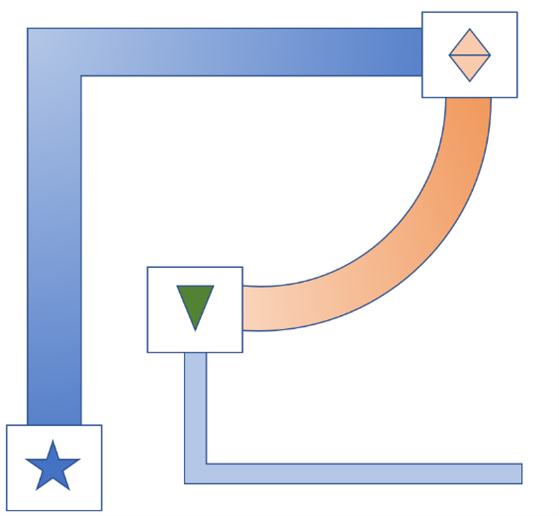
#> input picture Picture1.png, 559 x 516 px
$ python MileStone22.py   (older library calls are emulated)
#> lines starting #> are read from the running program, lines starting #| are printed output that depends on the picture; after the words box and inside, x2 and y2 are one past the last pixel; in counts of white or black regions, pixels touching at a corner belong together
# import the necessary packages
from __future__ import print_function
from imutils import perspective
from imutils import contours
import numpy as np
import argparse
import imutils
import cv2
def order_points_old(pts):
    # initialize a list of coordinates that will be ordered
    # such that the first entry in the list is the top-left,
    # the second entry is the top-right, the third is the
    # bottom-right, and the fourth is the bottom-left
    rect = np.zeros((4, 2), dtype="float32")
    # the top-left point will have the smallest sum, whereas
    # the bottom-right point will have the largest sum
    s = pts.sum(axis=1)
    rect[0] = pts[np.argmin(s)]
    rect[2] = pts[np.argmax(s)]
    # now, compute the difference between the points, the
    # top-right point will have the smallest difference,
    # whereas the bottom-left will have the largest difference
    diff = np.diff(pts, axis=1)
    rect[1] = pts[np.argmin(diff)]
    rect[3] = pts[np.argmax(diff)]
    # return the ordered coordinates
    return rect
# construct the argument parse and parse the arguments
ap = argparse.ArgumentParser()
ap.add_argument("-n", "--new", type=int, default=-1, help="whether or not the new order points should should be used")
args = vars(ap.parse_args())
# load our input image, convert it to grayscale, and blur it slightly
image = cv2.imread("Picture1.png")
#> image is the input picture: shape (516, 559, 3); mean B, G, R 239.7, 232.9, 231
gray = cv2.cvtColor(image, cv2.COLOR_BGR2GRAY)
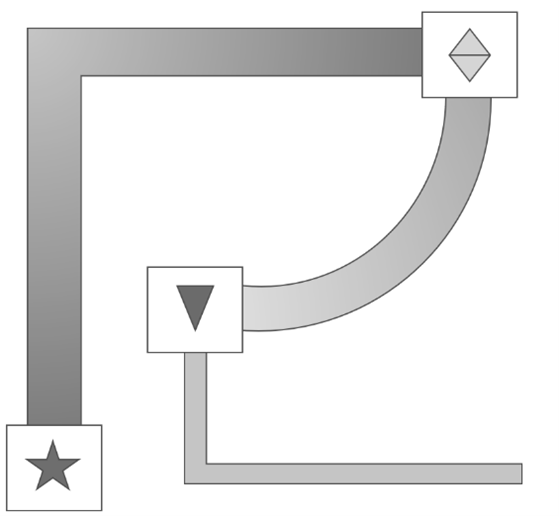
#> gray: shape (516, 559); min 65, max 255, mean 233.1
gray = cv2.GaussianBlur(gray, (7, 7), 0)
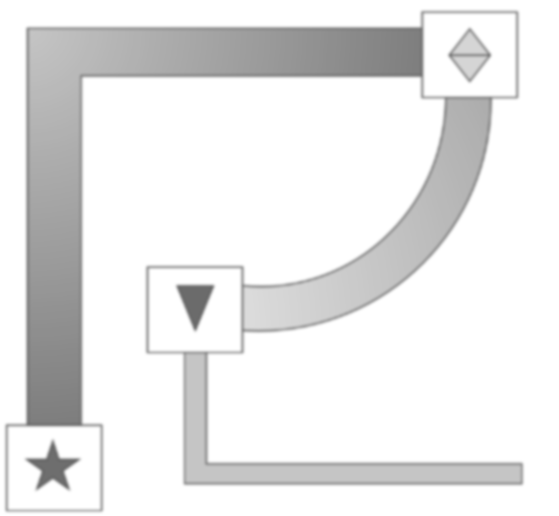
#> gray: shape (516, 559); min 104, max 255, mean 233.1
# perform edge detection, then perform a dilation + erosion to
# close gaps in between object edges
edged = cv2.Canny(gray, 50, 100)
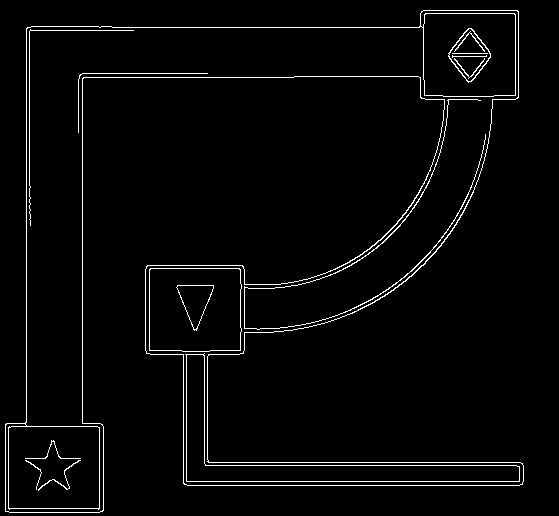
#> edged: shape (516, 559); 2.8% white in thin lines or dots
edged = cv2.dilate(edged, None, iterations=1)
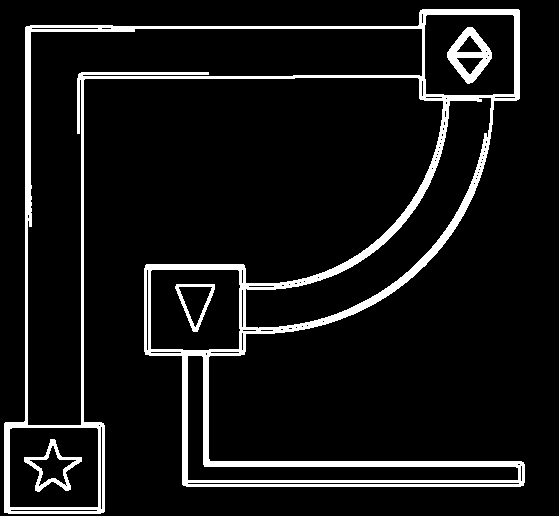
#> edged: shape (516, 559); 8.5% white; 4 white regions, box (x1, y1, x2, y2) and area: (4, 9, 525, 514) 22268, (447, 27, 492, 84) 1129, (24, 439, 82, 492) 722, (175, 284, 215, 332) 462
edged = cv2.erode(edged, None, iterations=1)
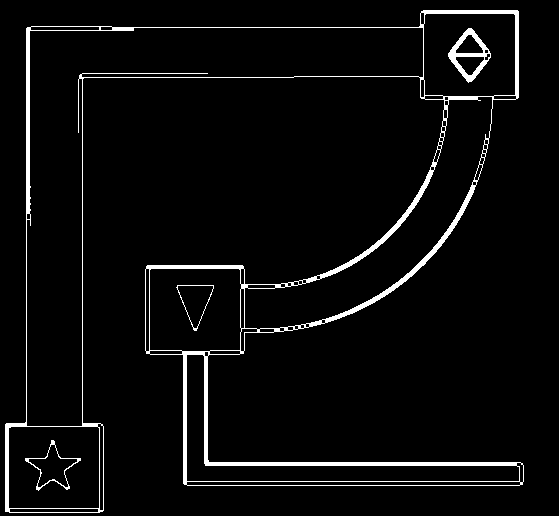
#> edged: shape (516, 559); 4.2% white; 4 white regions
# find contours in the edge map
cnts = cv2.findContours(edged.copy(), cv2.RETR_EXTERNAL, cv2.CHAIN_APPROX_SIMPLE)
#> cnts = 1 contour; box (x1, y1, x2, y2) and area: (5, 10, 524, 513) 92096
cnts = imutils.grab_contours(cnts)
# sort the contours from left-to-right and initialize the bounding box
# point colors
(cnts, _) = contours.sort_contours(cnts)
colors = ((0, 0, 255), (240, 0, 159), (255, 0, 0), (255, 255, 0))
# loop over the contours individually
for (i, c) in enumerate(cnts):
    # if the contour is not sufficiently large, ignore it
    if cv2.contourArea(c) < 100:
        continue
    # compute the rotated bounding box of the contour, then
    # draw the contours
    box = cv2.minAreaRect(c)
    box = cv2.cv.BoxPoints(box) if imutils.is_cv2() else cv2.boxPoints(box)
    box = np.array(box, dtype="int")
    cv2.drawContours(image, [box], -1, (0, 255, 0), 2)
    # show the original coordinates
    print("Object #{}:".format(i + 1))
    print(box)
    # order the points in the contour such that they appear
    # in top-left, top-right, bottom-right, and bottom-left
    # order, then draw the outline of the rotated bounding
    # box
    rect = order_points_old(box)
    # check to see if the new method should be used for
    # ordering the coordinates
    if args["new"] > 0:
        rect = perspective.order_points(box)
    # show the re-ordered coordinates
    print(rect.astype("int"))
    print("")
    # loop over the original points and draw them
    for ((x, y), color) in zip(rect, colors):
        cv2.circle(image, (int(x), int(y)), 5, color, -1)
    # draw the object num at the top-left corner
    cv2.putText(image, "Object #{}".format(i + 1),
                (int(rect[0][0] - 15), int(rect[0][1] - 15)),
                cv2.FONT_HERSHEY_SIMPLEX, 0.55, (255, 255, 255), 2)
    # show the image
    cv2.imshow("Image", image)
    cv2.waitKey(0)
#> this loop made 1 pass
#> (box, s in order_points_old, diff in order_points_old) on pass 1: ([[5, 513], [0, 14], [517, 8], [523, 507]], [518, 14, 525, 1030], [508, 14, -509, -16])
#| Object #1:
#| [[  5 513]
#|  [  0  14]
#|  [517   8]
#|  [523 507]]
#| [[  0  14]
#|  [517   8]
#|  [523 507]
#|  [  5 513]]
#> pass 1, `cv2.imshow("Image", image)`:
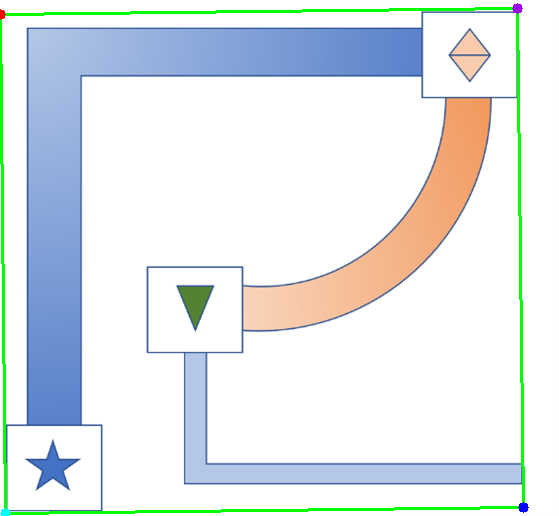
#> window 'Image': shape (516, 559, 3); mean B, G, R 234.5, 232.9, 225.7

# [14 lines of commented-out code are left out]
